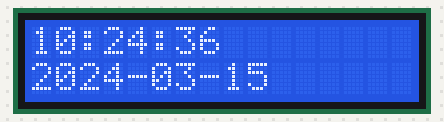
Simulated run of this sketch. Board: ESP32. On the bench: 16×2 character LCD. WiFi joins after 1.5 s; servers stay silent unless stated; the local clock reads 2024-03-15 10:24:30 at power-on unless the sketch sets it; what the sketch prints to the serial monitor is not drawn.

Above: at 6.7 s.
At 9.7 s:
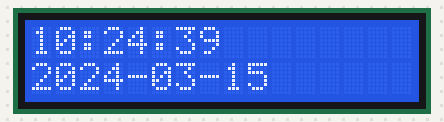
At 13.8 s:
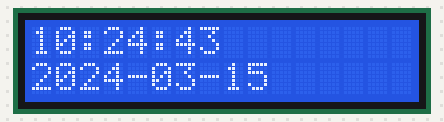
At 22.0 s:
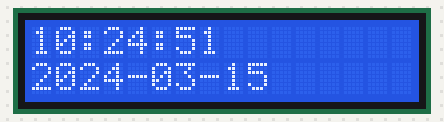
At 29.1 s:
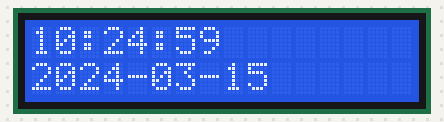
At 38.3 s:
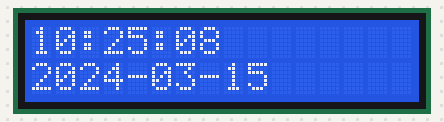

The sketch:

ESP32_LCD_Clock.ino
```cpp
#include <WiFi.h>
#include <Wire.h>
#include <LiquidCrystal_I2C.h>
#include <time.h>

#define I2C_SDA 21
#define I2C_SCL 22

// ---------- WIFI SETTINGS ----------
const char* ssid     = "RTAX999";
const char* password = "LiDoDa#959285$";

// ---------- NTP SETTINGS ----------
const char* ntpServer = "pool.ntp.org";
const long  gmtOffset_sec = 0;        // UTC offset (0 = GMT)
const int   daylightOffset_sec = 0;   // DST offset (seconds)


// ---------- LCD SETTINGS ----------
LiquidCrystal_I2C lcd(0x27, 16, 2);   // Change 0x27 if needed

void setup() {
  Serial.begin(115200);

  // WiFi connect
  WiFi.begin(ssid, password);
  while (WiFi.status() != WL_CONNECTED) {
    delay(500);
    Serial.print(".");
  }
  Serial.print("Connect:");
  Serial.println(WiFi.localIP().toString());

  Wire.begin(I2C_SDA, I2C_SCL);
// LCD init
  lcd.init();
  lcd.backlight();
  lcd.setCursor(0, 0);
  lcd.print("Connecting WiFi");
  lcd.clear();
  lcd.setCursor(0, 0);
  lcd.print("WiFi Connected");
  lcd.setCursor(0, 1);
  lcd.print(WiFi.localIP().toString());

  // Time init
  configTime(gmtOffset_sec, daylightOffset_sec, ntpServer);

  delay(5000);
}

void loop() {
  struct tm timeinfo;

  if (!getLocalTime(&timeinfo)) {
    lcd.clear();
    lcd.print("Time Error");
    delay(2000);
    return;
  }

  char timeStr[9];
  char dateStr[17];

  strftime(timeStr, sizeof(timeStr), "%H:%M:%S", &timeinfo);
  strftime(dateStr, sizeof(dateStr), "%Y-%m-%d", &timeinfo);

  lcd.clear();
  lcd.setCursor(0, 0);
  lcd.print(timeStr);

  lcd.setCursor(0, 1);
  lcd.print(dateStr);

  Serial.println(timeStr);
  Serial.println(dateStr);

  delay(1000);
}
```

Measured:
- what the display in image 0 shows lasts 1.1 s, from 6.6 s to 7.7 s
